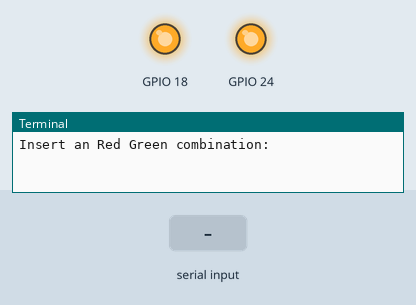
Recording of a program running on a simulated Raspberry Pi (BCM pin numbers). Parts: output pins drawn as LEDs (lit = HIGH), the last lines printed to the terminal. Inputs (shaded band) come from the test bench.

Above: at 1.2 s.
1.3 s: "90" typed at the terminal
At 1.9 s:
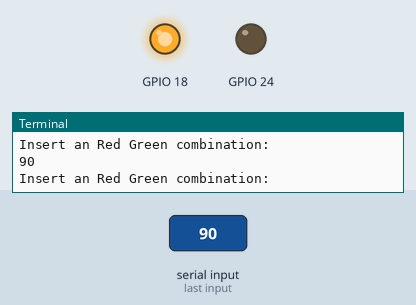
Timing chart, 0 to 4.3 s (numbered marks = the images above; inputs shaded):
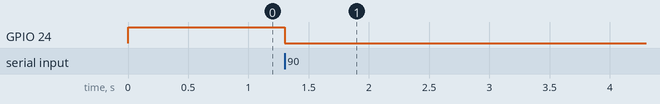

Measured:
- after the input at 1.3 s, GPIO 24: HIGH → LOW at once

The program:

led_bicolor_rg.py
```python
# LED RG (Red Green)

import RPi.GPIO as GPIO

GPIO.setmode(GPIO.BCM)

GPIO.setup(18, GPIO.OUT)
GPIO.output(18, 1)

GPIO.setup(24, GPIO.OUT)
GPIO.output(24, 1)

try:
	while True:
		request = raw_input("Insert an Red Green combination: ")
		if(len(request) == 2):
			GPIO.output(18, int(request[0]))
			GPIO.output(24, int(request[1]))

except KeyboardInterrupt:
	GPIO.cleanup()
```
